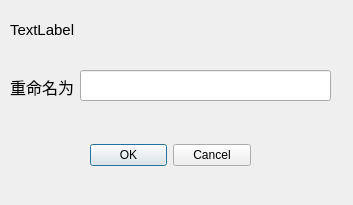
<?xml version="1.0" encoding="UTF-8"?>
<ui version="4.0">
 <class>RenDialog</class>
 <widget class="QDialog" name="RenDialog">
  <property name="geometry">
   <rect>
    <x>0</x>
    <y>0</y>
    <width>353</width>
    <height>205</height>
   </rect>
  </property>
  <property name="windowTitle">
   <string>Dialog</string>
  </property>
  <property name="windowIcon">
   <iconset resource="menu.qrc">
    <normaloff>:/file/images/ren.ico</normaloff>:/file/images/ren.ico</iconset>
  </property>
  <widget class="QDialogButtonBox" name="buttonBox">
   <property name="geometry">
    <rect>
     <x>90</x>
     <y>130</y>
     <width>161</width>
     <height>51</height>
    </rect>
   </property>
   <property name="orientation">
    <enum>Qt::Horizontal</enum>
   </property>
   <property name="standardButtons">
    <set>QDialogButtonBox::Cancel|QDialogButtonBox::Ok</set>
   </property>
  </widget>
  <widget class="QLineEdit" name="lineEdit">
   <property name="geometry">
    <rect>
     <x>80</x>
     <y>70</y>
     <width>251</width>
     <height>31</height>
    </rect>
   </property>
  </widget>
  <widget class="QLabel" name="label">
   <property name="geometry">
    <rect>
     <x>10</x>
     <y>20</y>
     <width>301</width>
     <height>20</height>
    </rect>
   </property>
   <property name="font">
    <font>
     <pointsize>11</pointsize>
    </font>
   </property>
   <property name="text">
    <string>TextLabel</string>
   </property>
  </widget>
  <widget class="QLabel" name="label_2">
   <property name="geometry">
    <rect>
     <x>10</x>
     <y>71</y>
     <width>71</width>
     <height>31</height>
    </rect>
   </property>
   <property name="font">
    <font>
     <pointsize>12</pointsize>
    </font>
   </property>
   <property name="text">
    <string>重命名为</string>
   </property>
  </widget>
 </widget>
 <resources/>
 <connections>
  <connection>
   <sender>buttonBox</sender>
   <signal>accepted()</signal>
   <receiver>RenDialog</receiver>
   <slot>accept()</slot>
   <hints>
    <hint type="sourcelabel">
     <x>248</x>
     <y>254</y>
    </hint>
    <hint type="destinationlabel">
     <x>157</x>
     <y>274</y>
    </hint>
   </hints>
  </connection>
  <connection>
   <sender>buttonBox</sender>
   <signal>rejected()</signal>
   <receiver>RenDialog</receiver>
   <slot>reject()</slot>
   <hints>
    <hint type="sourcelabel">
     <x>316</x>
     <y>260</y>
    </hint>
    <hint type="destinationlabel">
     <x>286</x>
     <y>274</y>
    </hint>
   </hints>
  </connection>
 </connections>
</ui>
